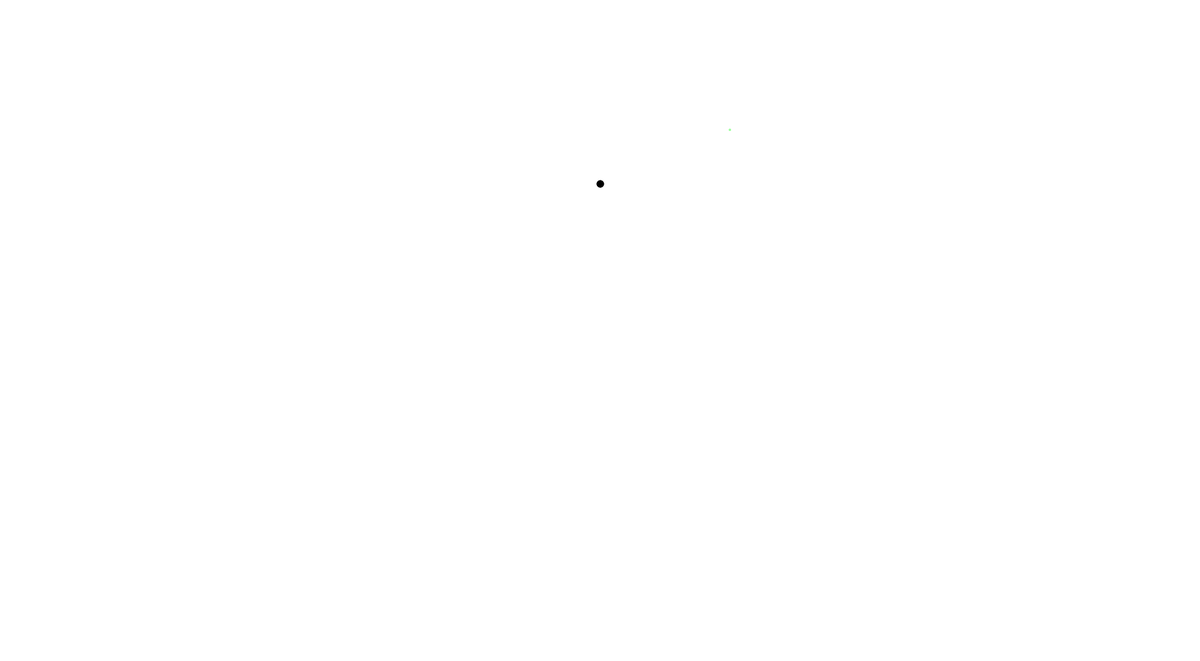
Frame 1 (no input)
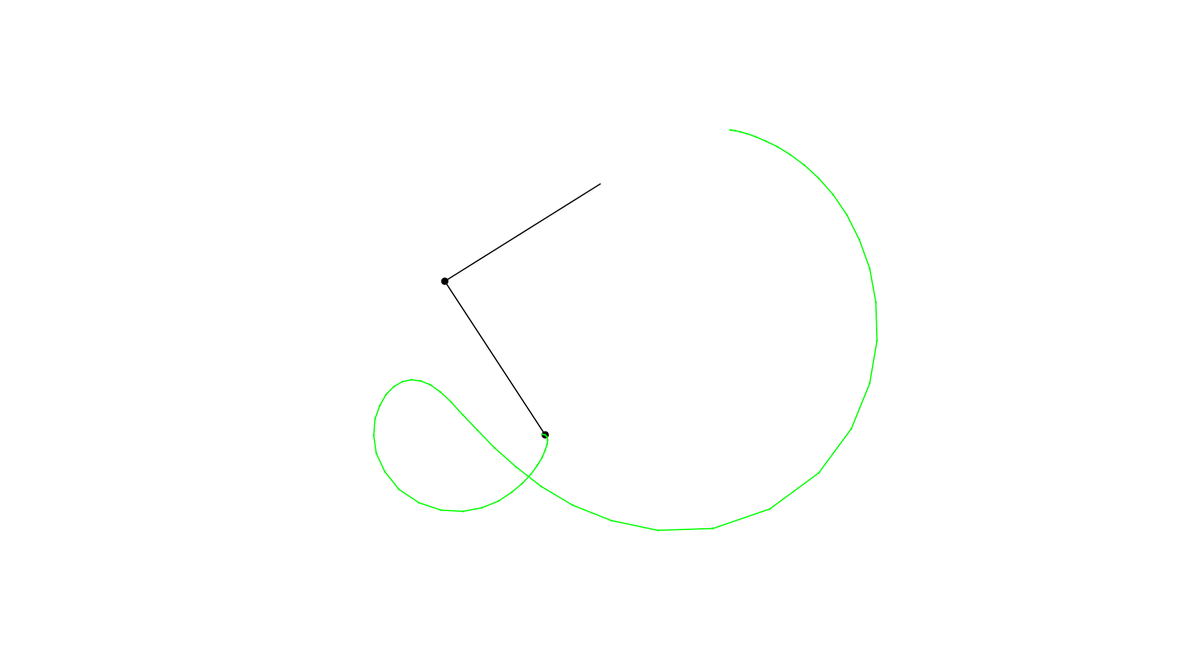
Frame 60 (the mouse pressed at the canvas centre just before this capture)
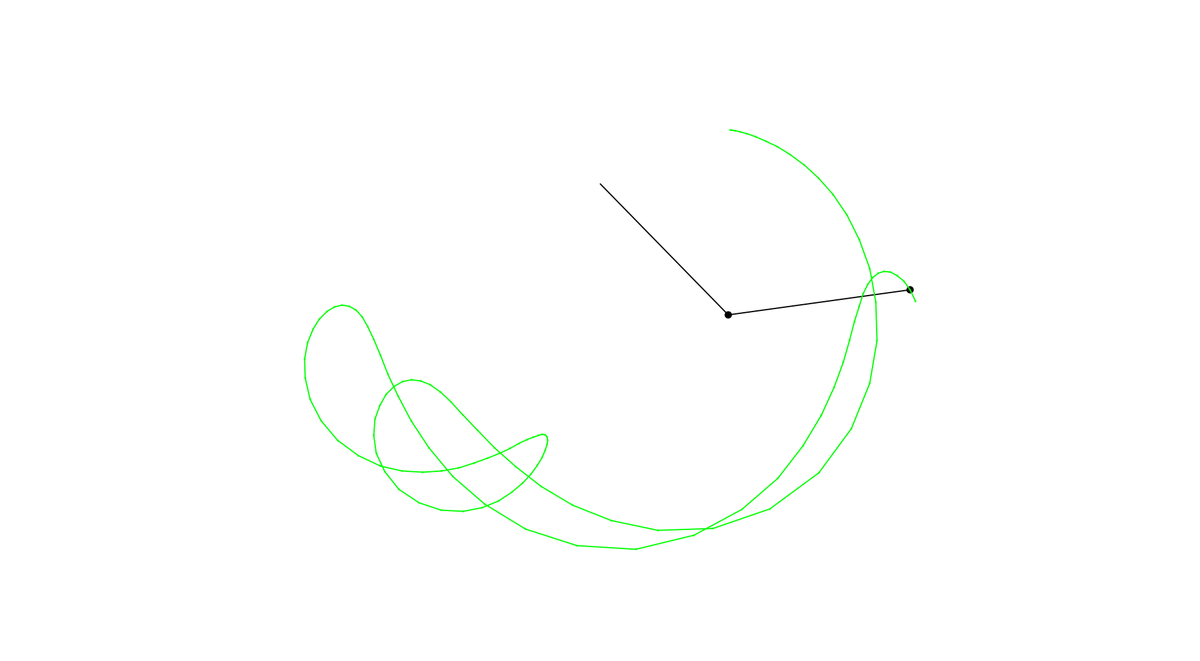
Frame 120 (the mouse held since frame 60 and released just before this capture)

The Processing sketch that drew these frames (run headless with seeded random() and noise(); from frame 60 on, the mouse is pressed at the canvas centre):

// Processing sketch: DoublePendulum
// ── DoublePendulum.pde
import java.util.*;

float length1 = 300;
float length2 = 300;
float mass1 = 10;
float mass2 = 10;
float angle1 = PI/4;
float angle2 = PI;
float x1; //= length1 * sin(angle1); // Break up into X and Y cmoponents.
float y1; //= length1 * cos(angle1);
float x2; //= x1 + (length2 * sin(angle2));
float y2; //= y1 + (length2 * cos(angle2));
float angle1_v = 0;
float angle2_v = 0;
float angle1_a = 0;
float angle2_a = 0;
static float g = 5;
boolean vectors = false;
int colorPendulum = 0;

ArrayList<Dot> Trail = new ArrayList<Dot>();

void setup(){
  size(1960,1080); 
  stroke(0);
  strokeWeight(2);
  fill(0);
}

void draw(){
  background(255);
  translate(width/2, 300);
  stroke(0);
  colorPendulum();
  
  line(0,0, x1, y1);
  ellipse(x1, y1, mass1, mass1); //Radius determined by mass
  line(x1, y1, x2, y2);
  ellipse(x2, y2, mass2, mass2);
  
  //Physics Logic
  
  float num1 = -g * (2 * mass1 + mass2) * sin(angle1);
  float num2 = -mass2 * g * sin(angle1 - 2 * angle2);
  float num3 = -2 * sin(angle1 - angle2) * mass2;
  float num4 = angle2_v*angle2_v*length2+angle1_v*angle1_v*length1*cos(angle1-angle2);
  float denominator = length1 * (2 * mass1 * mass2 - mass2 * cos(2 * angle1 - 2 * angle2));
  angle1_a = (num1 + num2 + num3*num4) / denominator;
  
  num1 = 2 * sin(angle1-angle2);
  num2 = (angle1_v*angle1_v*length1*(mass1+mass2));
  num3 = g * (mass1 + mass2) * cos(angle1);
  num4 = angle2_v*angle2_v*length2*mass2*cos(angle1-angle2);
  denominator = length2 * (2*mass1+mass2-mass2*cos(2*angle1-2*angle2));
  angle2_a = (num1*(num2+num3+num4)) / denominator;
  
 
  x1 = length1 * sin(angle1); // Break up into X and Y cmoponents.
  y1 = length1 * cos(angle1);
  x2 = x1 + (length2 * sin(angle2));
  y2 = y1 + (length2 * cos(angle2));
 
 
  angle1_v += angle1_a;
  angle2_v += angle2_a;
  angle1 += angle1_v;
  angle2 += angle2_v;  
  
  Trail.add(new Dot(x2,y2));              // For the Dot trail
  for(int i = 0; i < Trail.size(); i++){
     Trail.get(i).time--;
     if(Trail.get(i).time <= 0){
       Trail.remove(i); 
     }
     Trail.get(i).drawDot();
  }
  
  for(int i = 0; i < Trail.size()-1; i++){
    stroke(0, 255, 0, Trail.get(i).time);
    line(Trail.get(i).x, Trail.get(i).y, Trail.get(i + 1).x, Trail.get(i + 1).y); 
  }
  
  if(vectors == true){
    drawVectors(); 
  }
  
}

void drawVectors(){
  float angle1_f = mass1 * angle1_a;
  float angle2_f = mass1 * angle2_a;
  stroke(0);
  strokeWeight(5);
  line(x1, y1, x1 + (angle1_f * cos(angle1)), (angle1_f * sin(angle1)));
  line(x2, y2, x2 + (angle2_f * cos(angle2)), (angle2_f * sin(angle2)));
  strokeWeight(2);
}

void colorPendulum(){
  fill(colorPendulum);
  if(colorPendulum == 255){
    noStroke(); 
  }
  else{
    stroke(1); 
  }
}

void keyPressed(){
  if(key == 'v'){
    if(vectors == false){
      vectors = true; 
    }
    else{
     vectors = false; 
    }
  }
  if(key == 'c'){
    if(colorPendulum == 0){
      colorPendulum = 255; 
    }
    else{
      colorPendulum = 0; 
    }
  }
}
// ── Dot.pde
class Dot{
 float x;
 float y;
 int time = 1000;
 
 public Dot(float xPos, float yPos){
   x = xPos;
   y = yPos;
 }
 
 void drawDot(){
   noStroke();
   fill(0, 255, 0, time * 0.1);
   ellipse(x,y,4,4);
   fill(0);
   stroke(0);
 }
 
}
